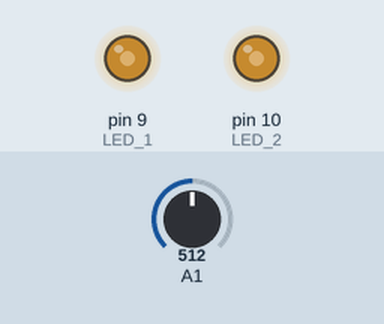
The sketch below on a simulated Arduino Uno, built with avr-gcc and run on an emulated ATmega328P. Parts: output pins drawn as LEDs (lit = HIGH). Inputs (shaded band) come from the test bench; at power-on: A1 = 512.

Above: at 1.2 s.
1.3 s: A1 set to 716
At 2.2 s:
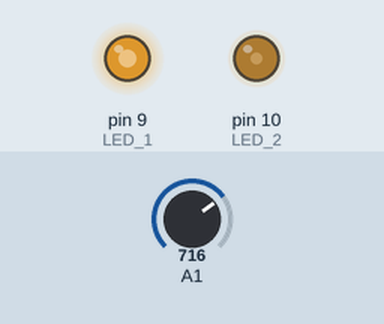
2.9 s: A1 set to 900
At 3.5 s:
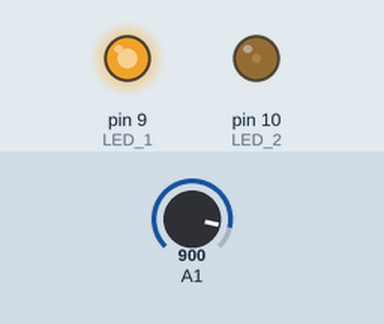
4.5 s: A1 set to 1023
At 5.8 s:
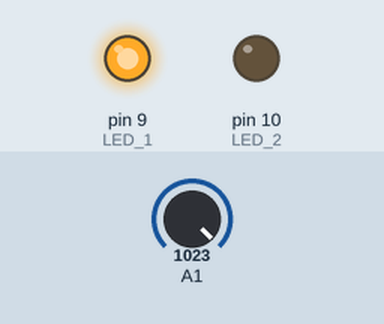
6.1 s: A1 set to 306
At 7.3 s:
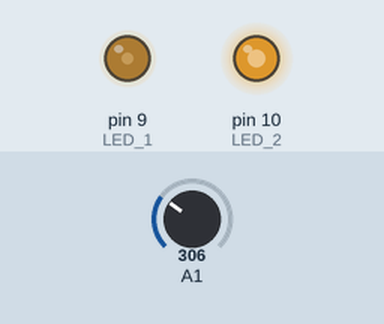
7.7 s: A1 set to 122
At 8.5 s:
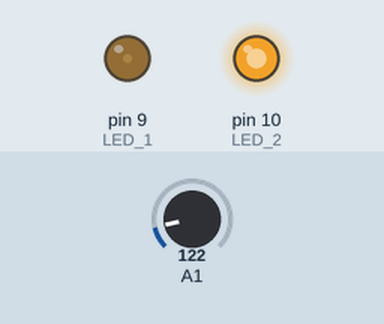
9.3 s: A1 set to 511
At 9.8 s:
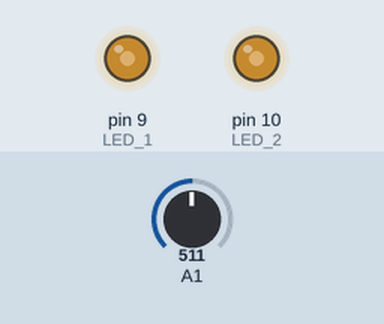
Timing chart, 0 to 11.9 s (numbered marks = the images above; inputs shaded):
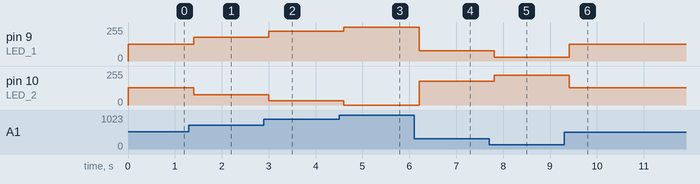

The sketch:

job10.ino
```cpp
int Pot;
int value_led_1;
int value_led_2;

void setup() {
  Serial.begin(9600);
  pinMode(9, OUTPUT); //LED 1
  pinMode(10, OUTPUT); //LED 2
}

void loop() {
  Pot = analogRead(A1);
  value_led_1 = map(Pot, 0, 1023, 0, 255);
  value_led_2 = 255 - value_led_1;
  analogWrite(9, value_led_1);
  analogWrite(10, value_led_2);
  delay(200);
}
```

Measured:
- after the input at 1.3 s, pin 9 (LED_1): 127/255 → 178/255 after 0.10 s; pin 10 (LED_2): 128/255 → 77/255 after 0.10 s
- after the input at 2.9 s, pin 9 (LED_1): 178/255 → 224/255 after 0.10 s; pin 10 (LED_2): 77/255 → 31/255 after 0.10 s
- after the input at 4.5 s, pin 9 (LED_1): 224/255 → 255/255 after 0.10 s; pin 10 (LED_2): 31/255 → 0/255 after 0.10 s
- after the input at 6.1 s, pin 9 (LED_1): 255/255 → 76/255 after 0.11 s; pin 10 (LED_2): 0/255 → 179/255 after 0.11 s
- after the input at 7.7 s, pin 9 (LED_1): 76/255 → 30/255 after 0.11 s; pin 10 (LED_2): 179/255 → 225/255 after 0.11 s
- after the input at 9.3 s, pin 9 (LED_1): 30/255 → 127/255 after 0.11 s; pin 10 (LED_2): 225/255 → 128/255 after 0.11 s
